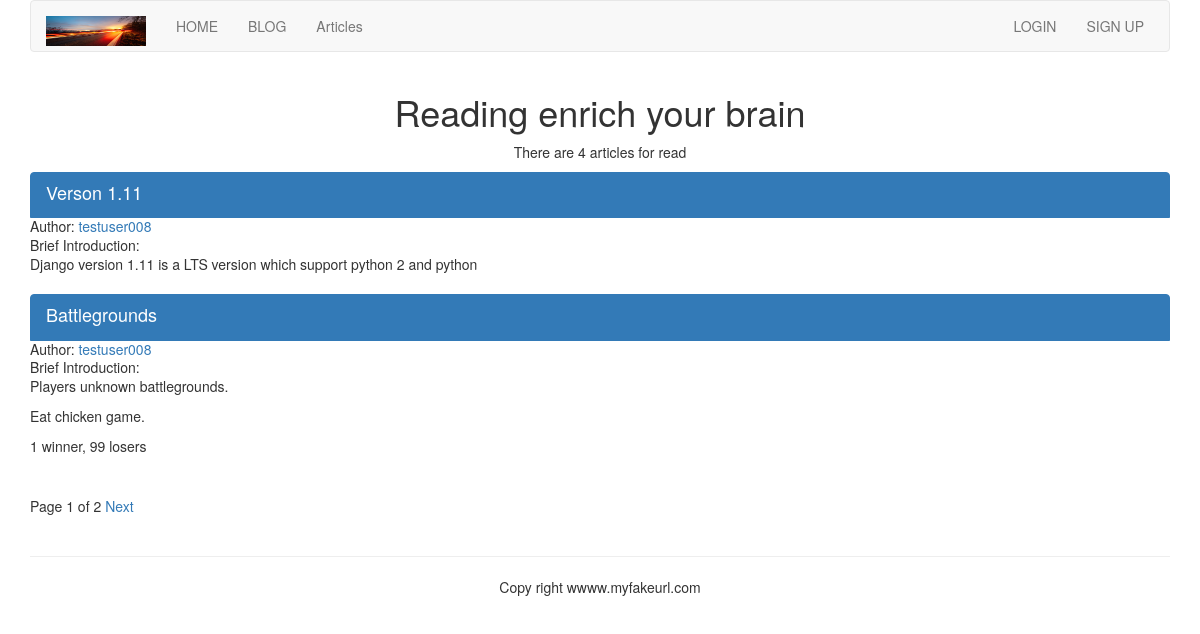
The page /article/list-article-titles/ on the database as committed earlier.
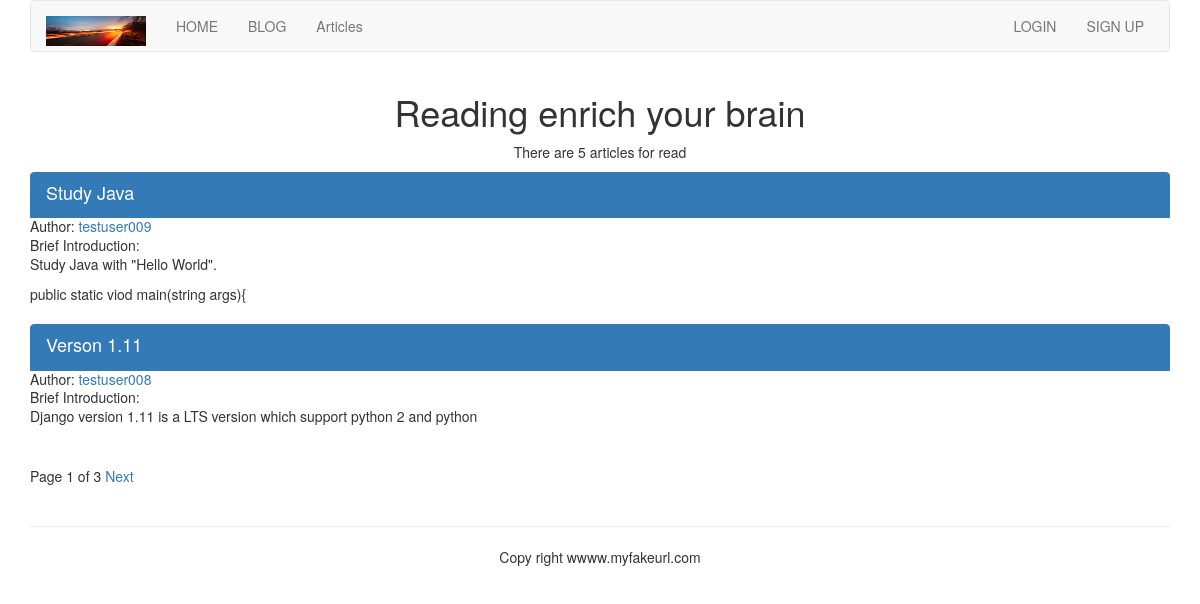
The same page on the database as committed later.
### article/models.py (models this page shows, shortened)
class ArticlePost(models.Model):
    author = models.ForeignKey(User, related_name = 'article')
    title = models.CharField(max_length = 200)
    slug = models.SlugField(max_length = 500)
    column = models.ForeignKey(ArticleColumn, related_name = 'article_column')
    body = models.TextField()
    created = models.DateTimeField(default = timezone.now())
    updated = models.DateTimeField(auto_now = True)
    users_like = models.ManyToManyField(User, related_name = 'articles_like', blank = True)
    class Meta:
        ordering = ('-updated',)
        index_together = (('id', 'slug'),)
    def get_url_path(self):
        return reverse('article:list_article_detail', args = [self.id, self.slug])

### article/list_views.py (the view)
# urls.py: url(r'^list-article-titles/(?P<username>[-\w]+)/$', list_views.article_titles, name = 'author_articles'),
def article_titles(request, username = None):
    if username:
        user = User.objects.get(username = username)
        articles_title = ArticlePost.objects.filter(author = user)
        try:
            userinfo = user.userinfo
        except:
            userinfo = None
    else:
        articles_title = ArticlePost.objects.all()
    paginator = Paginator(articles_title, 2)
    page = request.GET.get('page')
    try:
        current_page = paginator.page(page)
        articles = current_page.object_list
    except PageNotAnInteger:
        current_page = paginator.page(1)
        articles = current_page.object_list
    except EmptyPage:
        current_page = paginator.page(paginator.num_pages)
        articles = current_page.object_list
    if username:
        return render(request, 'article/list/author_articles.html', {'articles':articles, 'page':current_page,
                                                                     'userinfo':userinfo})
    return render(request, 'article/list/article_titles.html', {'articles':articles, 'page':current_page})

### article/templatetags/article_tags.py (called while the page is built)
@register.simple_tag
def total_articles():
    return ArticlePost.objects.count()

### templates/article/list/article_titles.html (shortened to what this page needs)
{% extends 'base.html' %}
{% load article_tags %}
{% block content %}
<div class="row text-center vertical-middle-sm">
    <h1>Reading enrich your brain</h1>
    <p>There are {% total_articles %} articles for read</p>
</div>
<div class="cotainer">
    {% for article in articles %}
    <div class="list-group">
        <a href="{{article.get_url_path}}" class="list-group-item active">
            <h4 class="list-group-item-heading">{{article.title}}</h4></a>
            <p class="list-group-item-text">Author:<a href="{% url 'article:author_articles' article.author.username %}">
                {{article.author.username}}</a></p>
            <p class="list-group-item-text">Brief Introduction: {{article.body|slice:'70'|linebreaks}}</p>
    </div>
    {% endfor %}
    {% include 'paginator.html' %}
</div>
{% endblock %}

Rows that differ between the two databases and show on the page:
no longer on this page (row unchanged): ArticlePost: title "Battlegrounds", author.username "testuser008", body "Players unknown battlegrounds. Eat chicken game. 1 winner, 99 losers"
added ArticlePost: title "Study Java", author.username "testuser009", body "Study Java with \"Hello World\". public static viod main(string args){"
Other text that changed with them:
{{ page.paginator.num_pages }}: "2" → "3"
text no longer shown: "4"
text now shown: "5"
